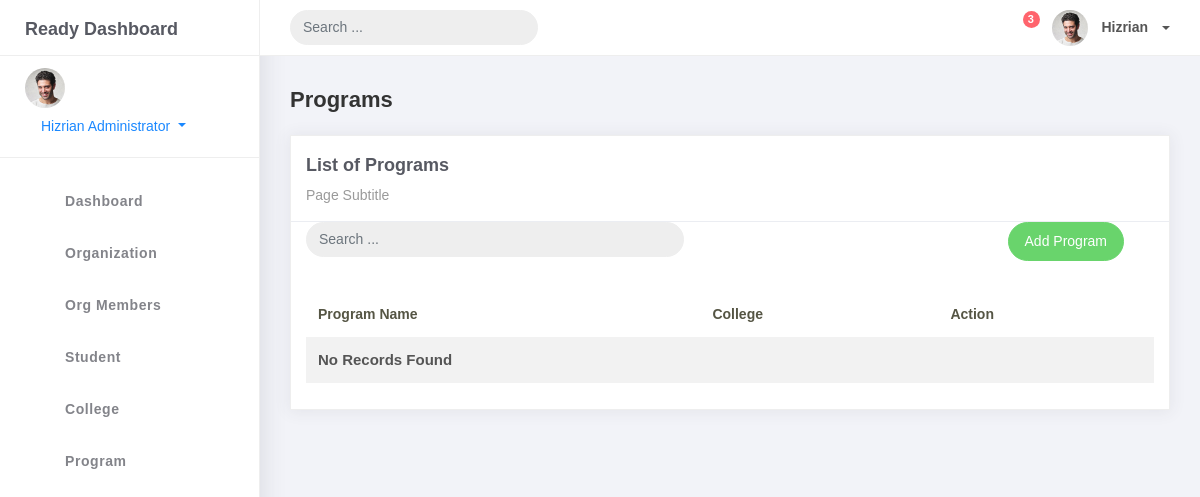
The app's page /program_list, older data.
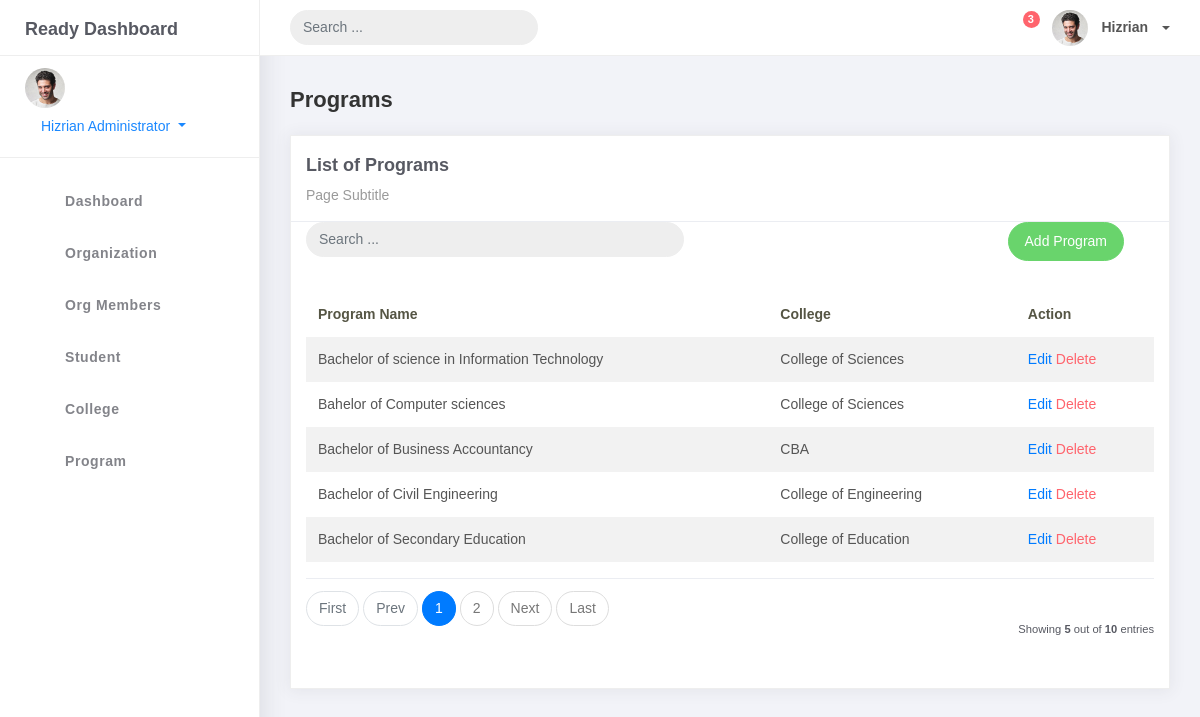
The same page, newer data.
### studentorgs/models.py (models this page shows, shortened)
class BaseModel(models.Model):
    created_at = models.DateTimeField(auto_now_add=True, db_index=True)
    updated_at = models.DateTimeField(auto_now=True)
    class Meta:
        abstract = True

class Program(BaseModel):
    prog_name = models.CharField(max_length=150)
    college = models.ForeignKey(College, on_delete=models.CASCADE)

class College(BaseModel):
    college_name = models.CharField(max_length=150)
    def __str__(self):
        return self.college_name

### studentorgs/views.py (the view)
# urls.py: path('program_list', ProgramList.as_view(), name='program-list'),
class ProgramList(ListView):
    model = Program
    context_object_name = 'program'
    template_name = 'program_list.html'
    paginate_by = 5

### templates/program_list.html
{% extends 'base.html' %}
{% load static %}
{% block content %}
<div class="content">
    <div class="container-fluid">
        <h4 class="page-title">Programs</h4>
        <div class="row">
            <div class="col-md-12">
                <div class="card">
                    <div class="card-header">
                        <div class="card-title">List of Programs</div>
                        <div class="card-category">Page Subtitle</div>
                    </div>
                    <div class="col-md-12 row">
                        <div class="col-md-6">
                            <form class="navbar-left navbar-form nav-search mr-md-3" action="">
                                <div class="input-group">
                                    <input type="text" placeholder="Search ..." class="form-control" />
                                    <div class="input-group-append">
                                        <span class="input-group-text">
                                            <i class="la la-search search-icon"></i>
                                        </span>
                                    </div>
                                </div>
                            </form>
                        </div>
                        <div class="col-md-6">
                            <div class="pull-right">
                                <a href="{% url 'program-add' %}" class="btn btn-success btn-rounded">Add Program</a>
                            </div>
                        </div>
                    </div>
                    <div class="card-body">
                        <table class="table table-striped mt-3">
                            <thead>
                                <tr>
                                    <th scope="col">Program Name</th>
                                    <th scope="col">College</th>
                                    <th scope="col">Action</th>
                                </tr>
                            </thead>
                            <tbody>
                                {% for object in object_list %}
                                <tr>
                                    <td>{{ object.prog_name }}</td>
                                    <td>{{ object.college }}</td>
                                    <td>
                                        <a href="program_list/{{ object.id }}">Edit</a>
                                        <a href="program_list/{{ object.id }}/delete" class="text-danger">Delete</a>
                                    </td>
                                </tr>
                                {% empty %}
                                <tr>
                                    <td colspan="4" style="text-align: center;">
                                        <p class="text-sm font-weight-bold mb-0">No Records Found</p>
                                    </td>
                                </tr>
                                {% endfor %}
                            </tbody>
                        </table>
                        {% include 'includes/pagination.html' %}
                    </div>
                </div>
            </div>
        </div>
    </div>
</div>
{% endblock %}

Row changes from the older to the newer data that the page shows:
added Program: prog_name "Bachelor of science in Information Technology", college "College of Sciences"
added Program: prog_name "Bahelor of Computer sciences", college "College of Sciences"
added Program: prog_name "Bachelor of Business Accountancy", college "CBA"
added Program: prog_name "Bachelor of Civil Engineering", college "College of Engineering"
added Program: prog_name "Bachelor of Secondary Education", college "College of Education"
Text that changed along with them:
{{ object_list.count }}: (not shown) → "5"
{{ paginator.count }}: (not shown) → "10"
text no longer shown: "No Records Found"
text now shown: "First Prev Next Last Showing out of entries"
new list line: "1"
new list line: "2"
